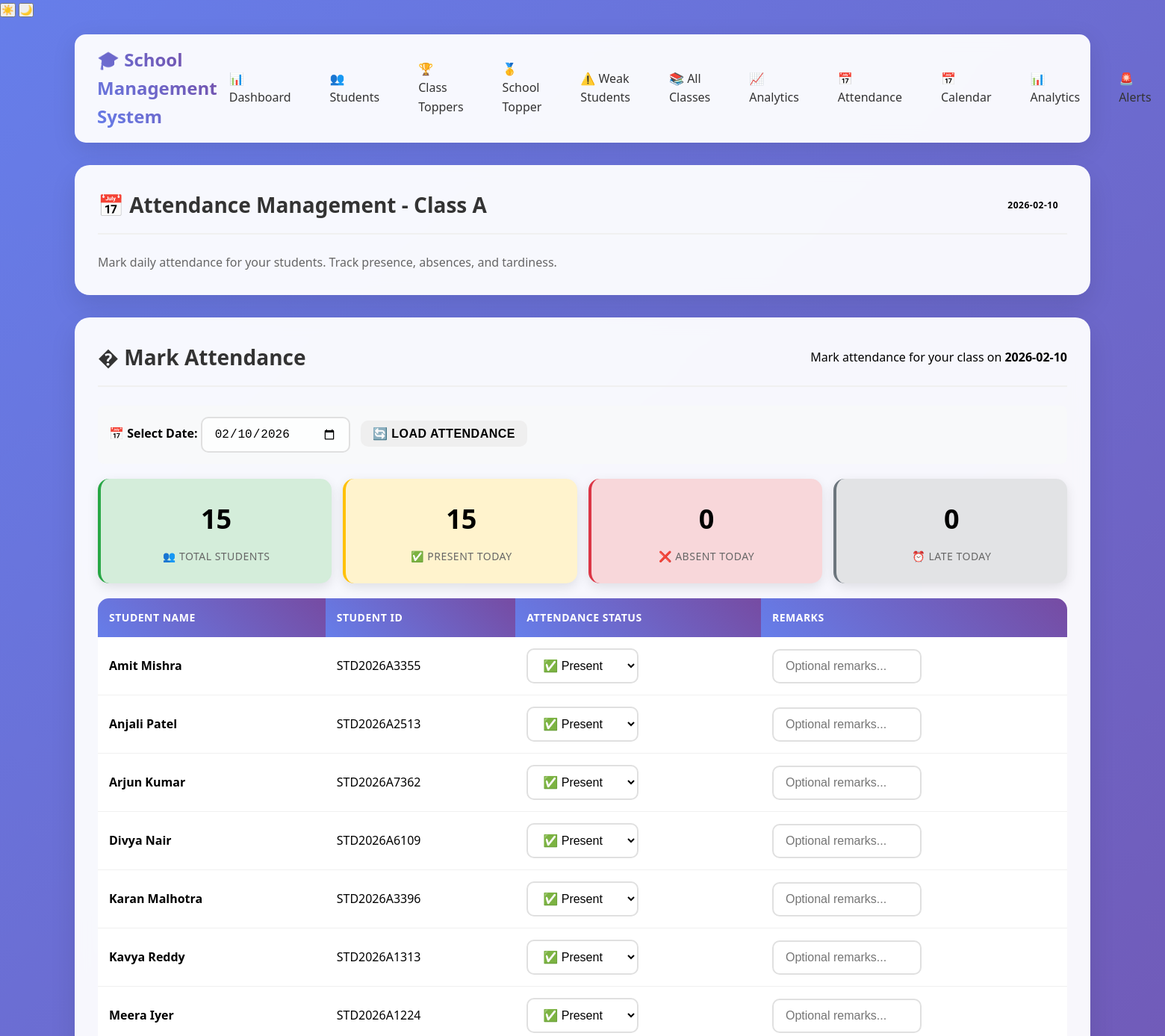
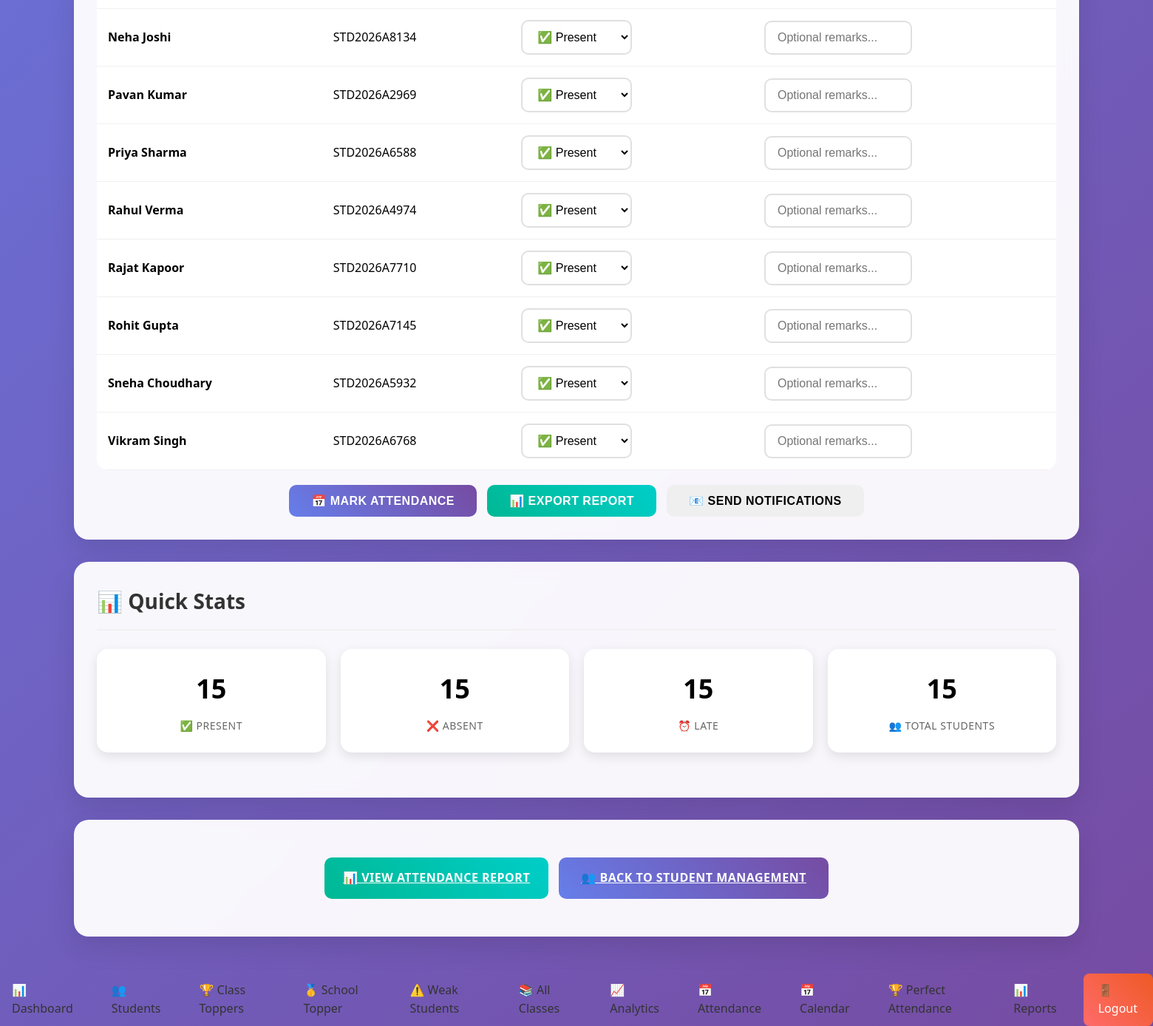
The page /attendance (signed in) on the database its author committed (2 pictures, top to bottom).
### tables this page shows
CREATE TABLE students (
            id INTEGER PRIMARY KEY AUTOINCREMENT,
            student_id TEXT UNIQUE NOT NULL,
            name TEXT NOT NULL,
            class TEXT NOT NULL,
            class_teacher TEXT NOT NULL,
            tamil INTEGER,
            english INTEGER,
            maths INTEGER,
            science INTEGER,
            social INTEGER,
            total INTEGER,
            average REAL,
            grade TEXT,
            status TEXT,
            created_at TIMESTAMP DEFAULT CURRENT_TIMESTAMP
        );

### app.py (the view)
    def decorated_function(*args, **kwargs):
        if 'teacher_id' not in session:
            return redirect(url_for('login'))
        return f(*args, **kwargs)

### app.py (called while the page is built)
def get_db():
    conn = sqlite3.connect("students.db")
    conn.row_factory = sqlite3.Row
    return conn

def login_required(f):
    def decorated_function(*args, **kwargs):
        if 'teacher_id' not in session:
            return redirect(url_for('login'))
        return f(*args, **kwargs)
    decorated_function.__name__ = f.__name__
    return decorated_function

### templates/attendance.html (shortened to what this page needs)
<!DOCTYPE html>
<html lang="en" data-theme="{{ session.get('theme', 'light') }}">
<head>
    <link rel="stylesheet" href="/static/style.css">
</head>
<body>
    <div class="theme-switcher">
        <button class="theme-toggle" onclick="toggleTheme('light')" title="Light Mode">
            ☀️
        </button>
        <button class="theme-toggle" onclick="toggleTheme('dark')" title="Dark Mode">
            🌙
        </button>
    </div>
    <div class="container">
        <nav class="navbar">
            <div class="nav-brand">
                🎓 School Management System
            </div>
            <div class="nav-links">
                <a href="/dashboard" class="nav-link">📊 Dashboard</a>
                <a href="/" class="nav-link">👥 Students</a>
                <a href="/class-toppers" class="nav-link">🏆 Class Toppers</a>
                <a href="/school-topper" class="nav-link">🥇 School Topper</a>
                <a href="/weak-students" class="nav-link">⚠️ Weak Students</a>
                <a href="/all-classes" class="nav-link">📚 All Classes</a>
                <a href="/analytics" class="nav-link">📈 Analytics</a>
                <a href="/attendance" class="nav-link">📅 Attendance</a>
                <a href="/attendance-calendar" class="nav-link">📅 Calendar</a>
                <a href="/attendance-analytics" class="nav-link">📊 Analytics</a>
                <a href="/attendance-alerts" class="nav-link">🚨 Alerts</a>
            </div>
        </nav>
        <div class="card">
            <div class="card-header">
                <h1 class="card-title">📅 Attendance Management - Class {{ teacher_class }}</h1>
                <span class="badge badge-info">{{ today }}</span>
            </div>
            <p style="color: #666; font-size: 16px;">
                Mark daily attendance for your students. Track presence, absences, and tardiness.
            </p>
        </div>
        <div class="card">
            <div class="card-header">
                <h2 class="card-title">� Mark Attendance</h2>
                <p class="card-subtitle">Mark attendance for your class on <strong>{{ today }}</strong></p>
            </div>
            <div style="margin-bottom: 20px; padding: 15px; background: #f8f9fa; border-radius: 8px;">
                <label for="attendance_date" style="font-weight: bold; margin-bottom: 10px;">📅 Select Date:</label>
                <input type="date"
                       id="attendance_date"
                       name="attendance_date"
                       class="form-control"
                       value="{{ today }}"
                       max="{{ today }}"
                       min="2024-01-01"
                       style="width: 200px; margin-right: 10px;">
                <button type="button" onclick="loadAttendance()" class="btn btn-secondary" style="padding: 8px 16px;">
                    🔄 Load Attendance
                </button>
            </div>
            <div class="attendance-stats" style="display: grid; grid-template-columns: repeat(auto-fit, minmax(200px, 1fr)); gap: 15px; margin-bottom: 20px;">
                <div class="stat-card" style="background: #d4edda; border-left: 4px solid #28a745;">
                    <div class="stat-number">{{ students|length }}</div>
                    <div class="stat-label">👥 Total Students</div>
                </div>
                <div class="stat-card" style="background: #fff3cd; border-left: 4px solid #ffc107;">
                    <div class="stat-number">{{ present_count }}</div>
                    <div class="stat-label">✅ Present Today</div>
                </div>
                <div class="stat-card" style="background: #f8d7da; border-left: 4px solid #dc3545;">
                    <div class="stat-number">{{ absent_count }}</div>
                    <div class="stat-label">❌ Absent Today</div>
                </div>
                <div class="stat-card" style="background: #e2e3e5; border-left: 4px solid #6c757d;">
                    <div class="stat-number">{{ late_count }}</div>
                    <div class="stat-label">⏰ Late Today</div>
                </div>
            </div>
            <form method="POST" action="/mark-attendance">
                <div class="table-responsive">
                    <table class="table table-striped table-hover">
                        <thead class="table-dark">
                            <tr>
                                <th>Student Name</th>
                                <th>Student ID</th>
                                <th>Attendance Status</th>
                                <th>Remarks</th>
                            </tr>
                        </thead>
                        <tbody>
                            {% for student in students %}
                            <tr>
                                <td><strong>{{ student.name }}</strong></td>
                                <td>{{ student.student_id }}</td>
                                <td>
                                    <select name="attendance_{{ student.id }}" class="form-control" style="width: 150px;">
                                        <option value="PRESENT" {% if attendance_records[student.id]['status'] == 'PRESENT' %}selected{% endif %}>✅ Present</option>
                                    </select>
                                </td>
                                <td>
                                    <input type="text" name="remarks_{{ student.id }}"
                                           class="form-control"
                                           placeholder="Optional remarks..."
                                           value="{{ attendance_records[student.id]['remarks'] }}"
                                           style="width: 200px;">
                                </td>
                            </tr>
                            {% endfor %}
                        </tbody>
                    </table>
                </div>
                <div style="text-align: center; margin-top: 20px;">
                    <button type="submit" class="btn btn-primary" style="padding: 12px 30px; font-size: 16px;">
                        📅 Mark Attendance
                    </button>
                    <button type="button" onclick="exportAttendance()" class="btn btn-success" style="padding: 12px 30px; font-size: 16px; margin-left: 10px;">
                        📊 Export Report
                    </button>
                    <button type="button" onclick="sendNotifications()" class="btn btn-info" style="padding: 12px 30px; font-size: 16px; margin-left: 10px;">
                        📧 Send Notifications
                    </button>
                </div>
            </form>
        </div>
        <div class="card">
            <div class="card-header">
                <h2 class="card-title">📊 Quick Stats</h2>
            </div>
            <div class="stats-grid">
                {% set present_count = students|length %}
                {% set absent_count = students|length %}
                {% set late_count = students|length %}
                <div class="stat-card">
                    <div class="stat-number">{{ present_count }}</div>
                    <div class="stat-label">✅ Present</div>
                </div>
                <div class="stat-card">
                    <div class="stat-number">{{ absent_count }}</div>
                    <div class="stat-label">❌ Absent</div>
                </div>
                <div class="stat-card">
                    <div class="stat-number">{{ late_count }}</div>
                    <div class="stat-label">⏰ Late</div>
                </div>
                <div class="stat-card">
                    <div class="stat-number">{{ students|length }}</div>
                    <div class="stat-label">👥 Total Students</div>
                </div>
            </div>
        </div>
        <div class="card">
            <div style="padding: 20px; text-align: center;">
                <a href="/attendance-report" class="btn btn-success" style="font-size: 16px; padding: 15px 25px; margin-right: 10px;">
                    📊 View Attendance Report
                </a>
                <a href="/" class="btn btn-primary" style="font-size: 16px; padding: 15px 30px;">
                    👥 Back to Student Management
                </a>
            </div>
        </div>
    </div>
    <div class="nav-links">
        <a href="/dashboard" class="nav-link">📊 Dashboard</a>
        <a href="/" class="nav-link">👥 Students</a>
        <a href="/class-toppers" class="nav-link">🏆 Class Toppers</a>
        <a href="/school-topper" class="nav-link">🥇 School Topper</a>
        <a href="/weak-students" class="nav-link">⚠️ Weak Students</a>
        <a href="/all-classes" class="nav-link">📚 All Classes</a>
        <a href="/analytics" class="nav-link">📈 Analytics</a>
        <a href="/attendance" class="nav-link">📅 Attendance</a>
        <a href="/attendance-calendar" class="nav-link">📅 Calendar</a>
        <a href="/perfect-attendance" class="nav-link">🏆 Perfect Attendance</a>
        <a href="/attendance-report" class="nav-link">📊 Reports</a>
        <a href="/logout" class="nav-link logout-btn">🚪 Logout</a>
    </div>
</body>
</html>

### static/style.css (style rules this page uses)
* { margin: 0; padding: 0; box-sizing: border-box; }
body { font-family: 'Segoe UI', Tahoma, Geneva, Verdana, sans-serif; background: linear-gradient(135deg, #667eea 0%, #764ba2 100%); min-height: 100vh; line-height: 1.6; }
.container { width: 95%; max-width: 1400px; margin: 0 auto; padding: 20px; }
.navbar { background: rgba(255, 255, 255, 0.95); backdrop-filter: blur(10px); padding: 15px 30px; border-radius: 15px; margin-bottom: 30px; box-shadow: 0 8px 32px rgba(0, 0, 0, 0.1); display: flex; justify-content: space-between; align-items: center; }
.nav-brand { font-size: 24px; font-weight: bold; background: linear-gradient(45deg, #667eea, #764ba2); -webkit-background-clip: text; -webkit-text-fill-color: transparent; }
.nav-links { display: flex; gap: 20px; align-items: center; }
.nav-link { text-decoration: none; color: #333; font-weight: 500; padding: 8px 16px; border-radius: 8px; transition: all 0.3s ease; }
.logout-btn { background: linear-gradient(45deg, #ff6b6b, #ee5a24); color: white !important; padding: 10px 20px !important; }
.card { background: rgba(255, 255, 255, 0.95); backdrop-filter: blur(10px); padding: 30px; border-radius: 20px; margin-bottom: 30px; box-shadow: 0 15px 35px rgba(0, 0, 0, 0.1); border: 1px solid rgba(255, 255, 255, 0.2); transition: transform 0.3s ease, box-shadow 0.3s ease; }
.card-header { display: flex; justify-content: space-between; align-items: center; margin-bottom: 25px; padding-bottom: 15px; border-bottom: 2px solid #f0f0f0; }
.card-title { font-size: 28px; font-weight: bold; color: #333; }
.form-control { width: 100%; padding: 12px 16px; border: 2px solid #e0e0e0; border-radius: 10px; font-size: 16px; transition: all 0.3s ease; background: rgba(255, 255, 255, 0.8); }
.btn { padding: 12px 30px; border: none; border-radius: 10px; font-size: 16px; font-weight: 600; cursor: pointer; transition: all 0.3s ease; text-transform: uppercase; letter-spacing: 0.5px; display: inline-flex; align-items: center; gap: 8px; }
.btn-primary { background: linear-gradient(45deg, #667eea, #764ba2); color: white; }
.btn-success { background: linear-gradient(45deg, #00b894, #00cec9); color: white; }
.table { width: 100%; border-collapse: collapse; background: white; border-radius: 15px; overflow: hidden; }
.table th { background: linear-gradient(45deg, #667eea, #764ba2); color: white; padding: 15px; text-align: left; font-weight: 600; text-transform: uppercase; font-size: 14px; letter-spacing: 0.5px; }
.table td { padding: 15px; border-bottom: 1px solid #f0f0f0; vertical-align: middle; }
.table tbody tr { transition: all 0.3s ease; }
.badge { padding: 6px 12px; border-radius: 20px; font-size: 12px; font-weight: 600; text-transform: uppercase; letter-spacing: 0.5px; }
.stats-grid { display: grid; grid-template-columns: repeat(auto-fit, minmax(250px, 1fr)); gap: 20px; margin-bottom: 30px; }
.stat-card { background: white; padding: 25px; border-radius: 15px; box-shadow: 0 5px 15px rgba(0, 0, 0, 0.1); text-align: center; transition: all 0.3s ease; }
.stat-number { font-size: 36px; font-weight: bold; margin-bottom: 10px; }
.stat-label { color: #666; font-size: 14px; text-transform: uppercase; letter-spacing: 0.5px; }

### rows shown on the page
students: name "Amit Mishra", student_id "STD2026A3355", id "✅ Present"
students: name "Anjali Patel", student_id "STD2026A2513", id "✅ Present"
students: name "Arjun Kumar", student_id "STD2026A7362", id "✅ Present"
students: name "Divya Nair", student_id "STD2026A6109", id "✅ Present"
students: name "Karan Malhotra", student_id "STD2026A3396", id "✅ Present"
students: name "Kavya Reddy", student_id "STD2026A1313", id "✅ Present"
students: name "Meera Iyer", student_id "STD2026A1224", id "✅ Present"
students: name "Neha Joshi", student_id "STD2026A8134", id "✅ Present"
students: name "Pavan Kumar", student_id "STD2026A2969", id "✅ Present"
students: name "Priya Sharma", student_id "STD2026A6588", id "✅ Present"
students: name "Rahul Verma", student_id "STD2026A4974", id "✅ Present"
students: name "Rajat Kapoor", student_id "STD2026A7710", id "✅ Present"
students: name "Rohit Gupta", student_id "STD2026A7145", id "✅ Present"
students: name "Sneha Choudhary", student_id "STD2026A5932", id "✅ Present"
students: name "Vikram Singh", student_id "STD2026A6768", id "✅ Present"

### other values the page prints
{{ teacher_class }} "A"
{{ today }} "2026-02-10"
{{ students|length }} "15"
{{ present_count }} "15"
{{ absent_count }} "0"
{{ late_count }} "0"
{{ absent_count }} "15"
{{ late_count }} "15"
